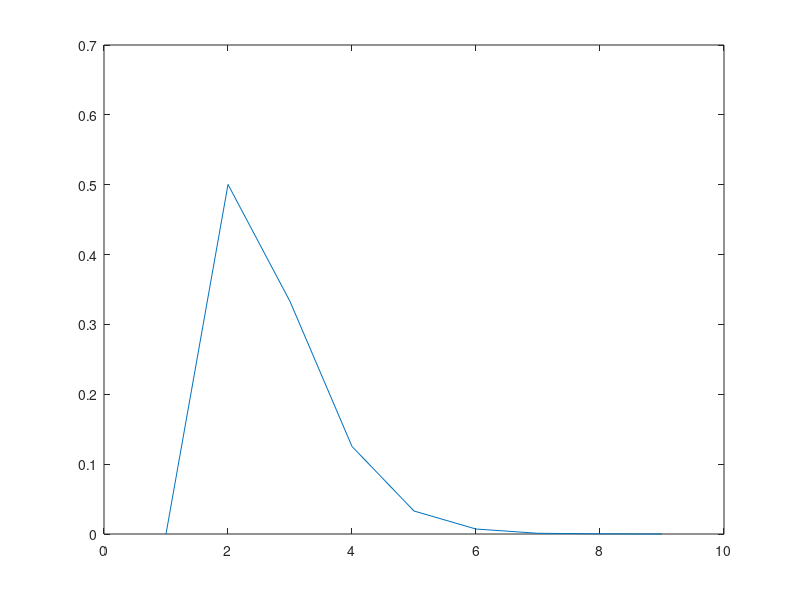

Reproduce this figure in MATLAB.
clc
clear all

N = 10^5;
A = 0;  %Monte carlo simülasyonunda kullanmak üzere değer tanımladık.
B = 0;  %Monte carlo simülasyonunda kullanmak üzere değer tanımladık.
maks = 0;
f = 0;
while N > 0 %Döngünün sonlanması için kriterimiz
    A = A + rand; %Monte carlo simülasyonunu gerçekleştirebilmek için rastgele sayı ekliyoruz.
    B = B + 1;
    if A > 1  
        if B > maks 
            f(B) = 1;
            maks = B;
        else
            f(B) = f(B) + 1;
        end
        B = 0;
        A = 0;
        N = N - 1;
    end
end
f/sum(f)
plot(f/sum(f)) %Simülasyonun adım ve değer grafiği
e=(1:maks)*f'/sum(f); %Euler sayısı yakınsama değeri
fprintf("Euler sayısı yakınsama değerimiz: %f",e)
fprintf("\nYakınsamadaki hata payı: %f",abs(exp(1)-e))

